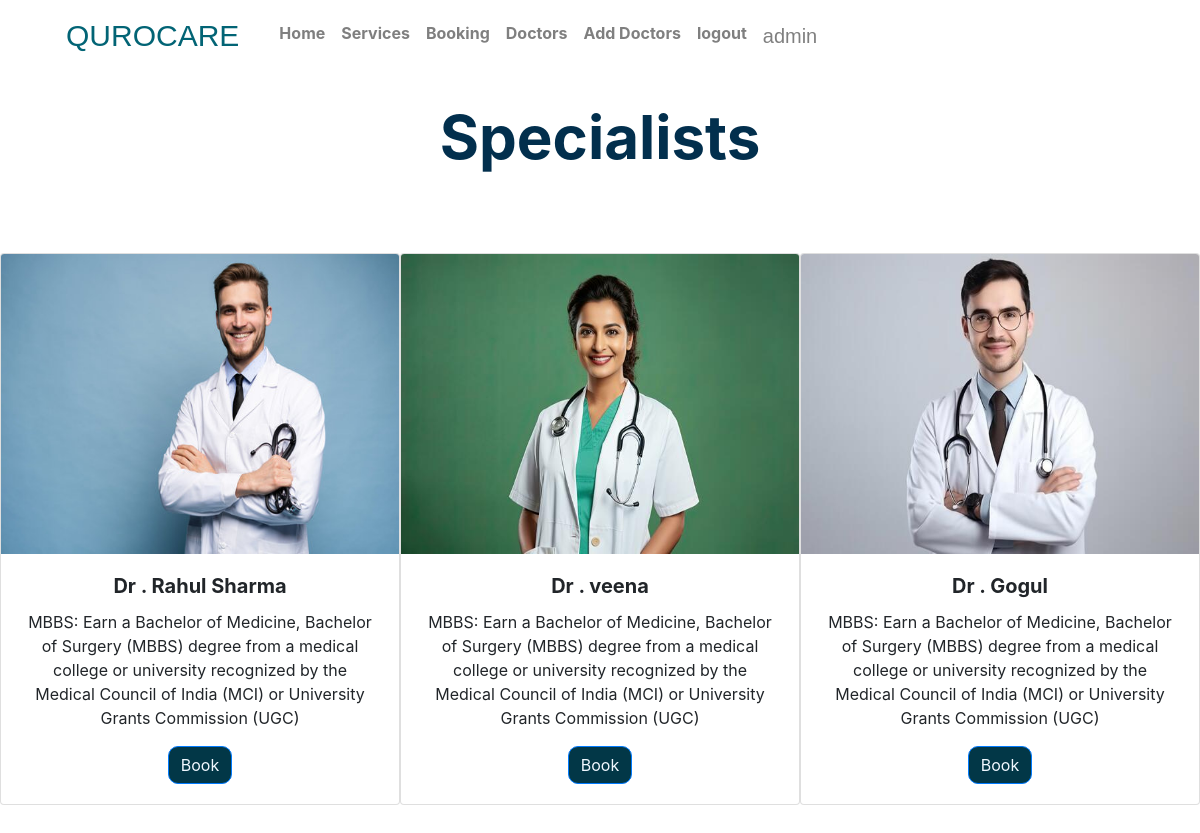
Page /viewcategory/1 (signed in) on the committed database.
### appointments/models.py (models this page shows, shortened)
class doctors(models.Model):
    name = models.CharField(max_length=30)
    details = models.TextField()
    image=models.ImageField(upload_to='products')
    ctry= models.ForeignKey(category,on_delete=models.CASCADE)
    us= models.ForeignKey(User,on_delete=models.CASCADE)

### appointments/views.py (the view)
# urls.py: path('viewcategory/<int:c_id>', views.viewcategoryfn),
@login_required(login_url='/login')
def viewcategoryfn(request,c_id):
    b=doctors.objects.filter(ctry=c_id)
    return render(request,'viewcategory.html',{'doc':b})

### appointments/templates/viewcategory.html (shortened to what this page needs)
{% extends 'base.html'%}
{% load static %}
{%block style%}
<link rel="stylesheet" href="{% static 'css/doctors.css' %}">
{%endblock%}
{%block content%}
<h1>Specialists</h1>
<div class="main">
    {% for i in doc %}
    <div   class="card" style="width: 18rem;">
        <img style="height: 300px;"  class="card-img-top" src="{{i.image.url}}" alt="Card image cap">
            <div style="text-align: center;" class="card-body">
                    <h5 style="font-weight: bolder;" class="card-title">{{i.name}}</h5>
                    <p class="card-text">{{i.details}}</p>
                    <a style="border-radius: 10px;background-color:rgb(2, 55, 71);color:aliceblue;" href="/booking" class="btn btn-primary">Book</a>
            </div>
    </div>
    {% endfor %}
</div>
{% endblock%}

### appointments/templates/base.html (shortened to what this page needs)
{% load static %}
<!DOCTYPE html>
<html lang="en">
<head>
    <link rel="stylesheet" href="https://cdn.jsdelivr.net/npm/bootstrap@4.1.3/dist/css/bootstrap.min.css">
    {%block style%}
    {%endblock%}
</head>
    <nav  class="navbar navbar-expand-lg navbar-light ">
        <a style="color: rgb(2, 100, 117);font-size:30px;font-family:Impact, Haettenschweiler, 'Arial Narrow Bold', sans-serif" class="navbar-brand" href="#">QUROCARE</a>
        <div class="collapse navbar-collapse" id="navbarNav">
          <ul class="navbar-nav">
            <li class="nav-item active">
              <a class="nav-link" href="/"> <span class="sr-only">(current) Home</span></a>
            </li>
                          <li class="nav-item">
                            <a style="font-weight: bolder;" class="nav-link" href="/">Home</a>
                          </li>
        <li class="nav-item">
            <a style="font-weight: bolder;" class="nav-link" href="/services">Services</a>
          </li>
          <li class="nav-item">
            <a style="font-weight: bolder;" class="nav-link" href="/category">Booking</a>
        </li>
        <li class="nav-item">
          <a style="font-weight: bolder;" class="nav-link" href="/doctors">Doctors</a>
        </li>
        {% if user.is_authenticated and user.is_superuser %}
            <li class="nav-item">
              <a style="font-weight: bolder;" class="nav-link" href="/adddoctors">Add Doctors</a>
            </li>
       {% endif %}
    {% if user.is_authenticated %}
        <li class="nav-item">
          <a style="font-weight: bolder;" class="nav-link" href="/logout">logout</a>
        </li>
      <li class="nav-item">
          <a  style="font-family: Impact, Haettenschweiler, 'Arial Narrow Bold', sans-serif;font-size:20px" class="nav-link x " href="/profile">{{user.username}}</a>
      </li>
      {% else %}
          </li>
          <li class="nav-item">
            <a style="font-weight: bolder;" class="nav-link" href="/login">Login</a>
          </li>
        {% endif %}
          </ul>
        </div>
      </nav>
      {%block content%}
      {%endblock%}
</body>
</html>

### appointments/static/css/doctors.css (style rules this page uses)
.main { display: flex !important; flex-wrap: wrap; justify-content: space-evenly; margin-top: 50px; }
h1 { text-align: center; font-size: 60px; font-weight: bolder; margin-top: 30px; color: rgb(2, 47, 77); }
.card { width: 400px !important; margin-top: 30px; margin-bottom: 30px; }

### rows in the picture
doctors: image (picture), name "Dr . Rahul Sharma", details "MBBS: Earn a Bachelor of Medicine, Bachelor of Surgery (MBBS) degree from a medical college or university recognized by the Medical Council of India (MCI) or University Grants Commission (UGC)"
doctors: image (picture), name "Dr . veena", details "MBBS: Earn a Bachelor of Medicine, Bachelor of Surgery (MBBS) degree from a medical college or university recognized by the Medical Council of India (MCI) or University Grants Commission (UGC)"
doctors: image (picture), name "Dr . Gogul", details "MBBS: Earn a Bachelor of Medicine, Bachelor of Surgery (MBBS) degree from a medical college or university recognized by the Medical Council of India (MCI) or University Grants Commission (UGC)"

### other values in the picture
{{ user.username }} "admin"
